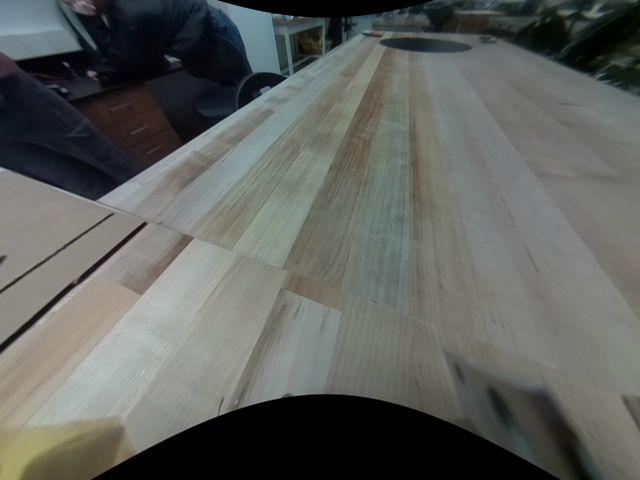
#> input picture src/robot_pkg/src/vision/assets/circle/img_0.png, 640 x 480 px
$ python wye_detector_lib.py ../assets/circle/img_0.png
#> lines starting #> are read from the running program, lines starting #| are printed output that depends on the picture; after the words box and inside, x2 and y2 are one past the last pixel; in counts of white or black regions, pixels touching at a corner belong together
#!/usr/bin/env python

import os
import sys
import cv2
import numpy as np
from matplotlib import pyplot as plt

def m_syms(m):
    """
    returns all the square symmetries of a matrix
    """
    mt = np.transpose(m)
    ret = [m]
    for i in range(3):
        m = np.rot90(m)
        ret += [m]
    ret += [mt]
    for i in range(3):
        mt = np.rot90(mt)
        ret += [mt]

    return ret

def detect_junctions(img):
    """
    This function detects junctions in skeletonized binary images
    """
    kernels = [
        # .+.
        # .++
        # .+.
        m_syms(np.array([
            [-1, 1,-1],
            [-1, 1, 1],
            [-1, 1,-1]
        ], np.int8)),
        # ..+
        # .+.
        # +.+
        m_syms(np.array([
            [-1,-1, 1],
            [-1, 1,-1],
            [ 1,-1, 1]
        ], np.int8)),
        # .+.
        # .++
        # +..
        m_syms(np.array([
            [-1, 1,-1],
            [-1, 1, 1],
            [ 1,-1,-1]
        ], np.int8)),
        # +..
        # .++
        # +..
        m_syms(np.array([
            [ 1,-1,-1],
            [-1, 1, 1],
            [ 1,-1,-1]
        ], np.int8)),
    ]

    flat_kernels = [x for y in kernels for x in y]

    found = np.zeros(img.shape, np.uint8)
    for k in flat_kernels:
        found = found | cv2.morphologyEx(img, cv2.MORPH_HITMISS, k)
    return found

def laplacian_smoothing(c, n=1, l=1.0):
    """
    This function applies laplacian smoothing to a contour
    """
    for j in range(n):
        smooth = np.copy(c)
        for i in range(len(c)):
            x = (l * c[i][0][0] + c[i-1][0][0] + c[(i+1) % len(c)][0][0])/3.0
            y = (l * c[i][0][1] + c[i-1][0][1] + c[(i+1) % len(c)][0][1])/3.0
            smooth[i,0,:] = [x,y]
        c = smooth
    return c

def detect_wye(img):
    """
    This function computes an image with a pixel set at the largest "wye" detected in the image
    The function returns the binary wye detection image, the threshold image, the smoothed contour,
    and the skeleton images as a tuple
    """
    img = cv2.medianBlur(img, 5)

    h,w = np.shape(img)

    thresh = 255-cv2.adaptiveThreshold(img, 255, cv2.ADAPTIVE_THRESH_GAUSSIAN_C, cv2.THRESH_BINARY, 127, 20)
    thresh = cv2.ellipse(thresh, (w/2, h), (400, 100), 0, 0, 360, (0,0,0), -1)
    thresh = cv2.rectangle(thresh, (0,0), (w, 100), (0,0,0), -1)

    contours, heirarchy = cv2.findContours(thresh, cv2.RETR_TREE, cv2.CHAIN_APPROX_SIMPLE)

    contours = filter(lambda c: len(c) > 50, contours)
    largest = max(contours, key = lambda c: cv2.contourArea(c))

    largest = laplacian_smoothing(largest, n=16)

    skel = np.zeros(img.shape, np.uint8)
    skel = cv2.drawContours(skel, [largest],-1, (255,255,255), -1)
    closed = np.copy(skel)
    skel = cv2.ximgproc.thinning(skel)
    mask = np.zeros(skel.shape, np.uint8)
    mask = cv2.rectangle(mask, (32, 32), (mask.shape[1]-32, mask.shape[0]-32), (255,255,255), -1)
    skel = skel & mask
    # skel_full = np.copy(skel)
    detect = detect_junctions(skel)

    return detect, thresh, closed, skel


if __name__ == "__main__":
    filename = sys.argv[1]
    img = cv2.imread(filename)
#> img is the input picture: shape (480, 640, 3); mean B, G, R 93.6, 97.2, 94.7
    img = cv2.cvtColor(img, cv2.COLOR_BGR2GRAY)
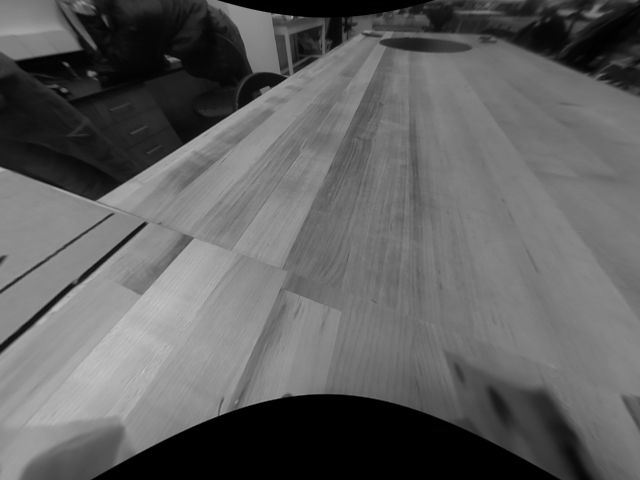
#> img: shape (480, 640); min 0, max 199, mean 96.1

    detect, thresh, closed, skel = detect_wye(img)
#> in detect_wye, `thresh = 255-cv2.adaptiveThreshold(img, 255, cv2.ADAPTIVE_THRESH_GAUSS..`:
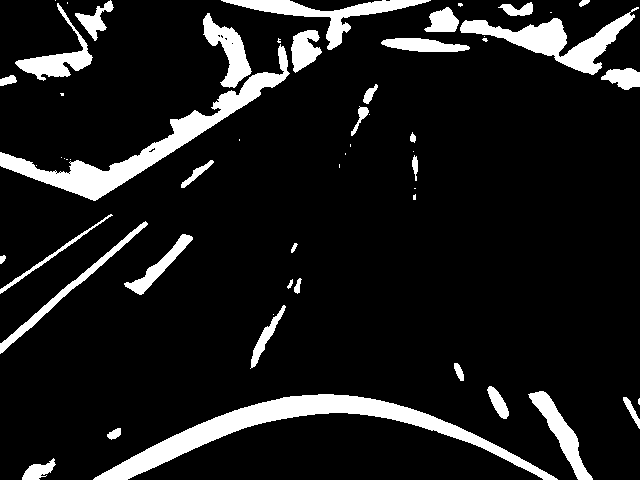
#> thresh: shape (480, 640); 10.9% white; 56 white regions (23 under 20 px), largest, box (x1, y1, x2, y2) and area: (93, 394, 558, 480) 7718, (0, 44, 290, 201) 6127, (460, 7, 639, 75) 3601
#> in detect_wye, `thresh = cv2.rectangle(thresh, (0,0), (w, 100), (0,0,0), -1)`:
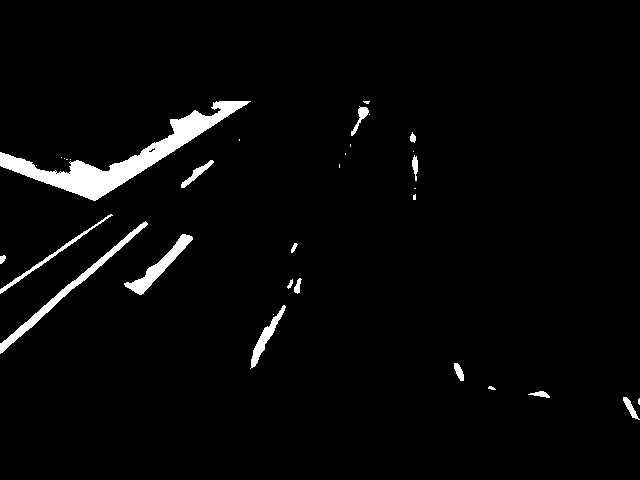
#> thresh: shape (480, 640); 3% white; 33 white regions (16 under 20 px)
#> in detect_wye, `contours, heirarchy = cv2.findContours(thresh, cv2.RETR_TREE, cv2.CHAI..`: contours = 39 contours, 24 with area under 20; largest, box (x1, y1, x2, y2) and area: (0, 101, 251, 201) 4721, (0, 221, 148, 354) 1126, (124, 234, 193, 295) 846, (250, 305, 286, 369) 430, (0, 214, 113, 294) 334
#> in detect_wye, `largest = max(contours, key = lambda c: cv2.contourArea(c))`: largest = contour of 380 points, box (x1, y1, x2, y2) (0, 101, 251, 201), area 4721
#> in detect_wye, `largest = laplacian_smoothing(largest, n=16)`: largest = contour of 380 points, box (x1, y1, x2, y2) (0, 101, 237, 193), area 4440
#> in detect_wye, `skel = cv2.drawContours(skel, [largest],-1, (255,255,255), -1)`:
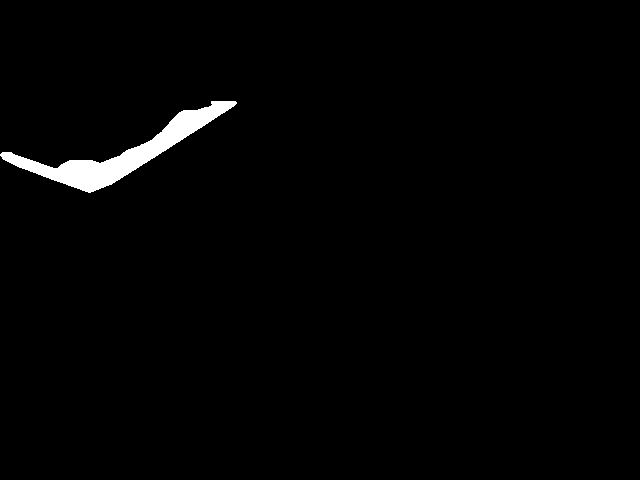
#> skel: shape (480, 640); 1.5% white; 1 white region, box (x1, y1, x2, y2) and area: (0, 101, 237, 193) 4699
#> in detect_wye, `skel = cv2.ximgproc.thinning(skel)`:
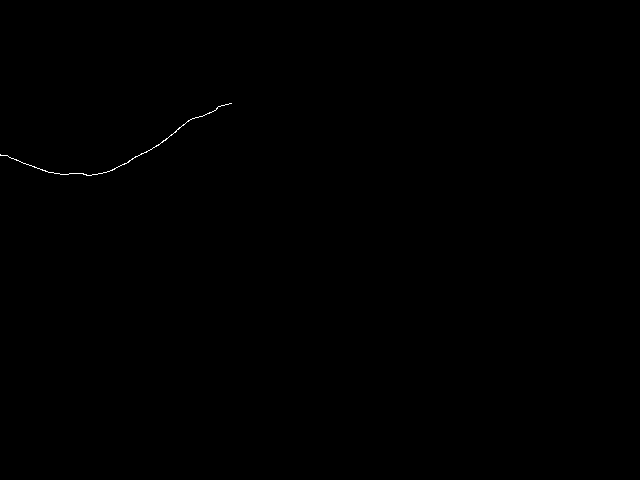
#> skel: shape (480, 640); 0.09% white in thin lines or dots, all inside (x1, y1, x2, y2) = (0, 103, 232, 176)
#> in detect_wye, `skel = skel & mask`: skel: shape (480, 640); 0.07% white in thin lines or dots, all inside (x1, y1, x2, y2) = (32, 103, 232, 176)

    img = cv2.cvtColor(img, cv2.COLOR_GRAY2BGR)
#> img: shape (480, 640, 3)
    # img2 = cv2.cvtColor(img2, cv2.COLOR_GRAY2BGR)
    thresh = cv2.cvtColor(thresh, cv2.COLOR_GRAY2BGR)
#> thresh: shape (480, 640, 3); 3% white; 33 white regions (16 under 20 px), largest, box (x1, y1, x2, y2) and area: (0, 101, 251, 201) 4997, (0, 221, 148, 354) 1279, (124, 234, 193, 295) 924

    # img = cv2.drawContours(img, contours, -1, (0,0,255), 3)
    # img = cv2.drawContours(img, [largest], -1, (0,255,0), 3)

    plt.subplot(2,3,1)
    plt.imshow(img)
    plt.subplot(2,3,2)
    plt.imshow(thresh)
    plt.subplot(2,3,3)
    plt.imshow(closed)
    plt.subplot(2,3,4)
    plt.imshow(skel)
    plt.subplot(2,3,5)
    plt.imshow(detect)
    plt.show()

$ run again, on src/robot_pkg/src/vision/assets/circle/img_2.png
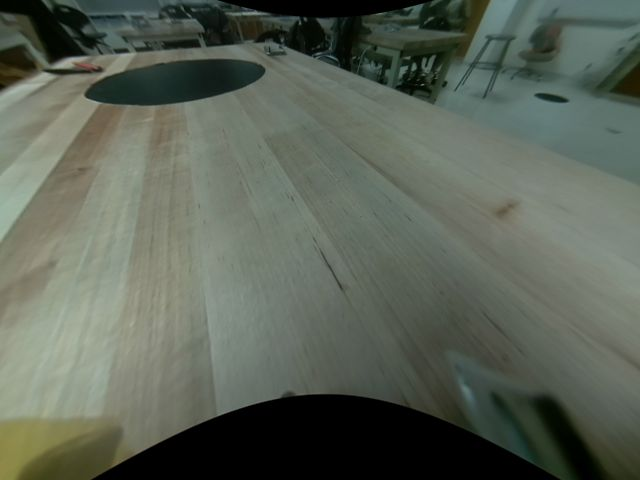
#> input picture src/robot_pkg/src/vision/assets/circle/img_2.png, 640 x 480 px
#> img is the input picture: shape (480, 640, 3); mean B, G, R 86.7, 98.6, 90.8
#> in detect_wye, `thresh = 255-cv2.adaptiveThreshold(img, 255, cv2.ADAPTIVE_THRESH_GAUSS..`:
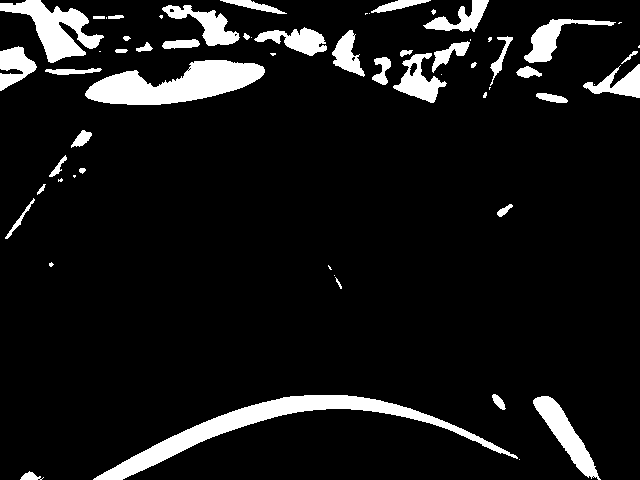
#> thresh: shape (480, 640); 8.8% white; 61 white regions (22 under 20 px), largest, box (x1, y1, x2, y2) and area: (93, 395, 518, 480) 5782, (85, 60, 265, 105) 4752, (0, 0, 104, 63) 2675
#> in detect_wye, `thresh = cv2.rectangle(thresh, (0,0), (w, 100), (0,0,0), -1)`:
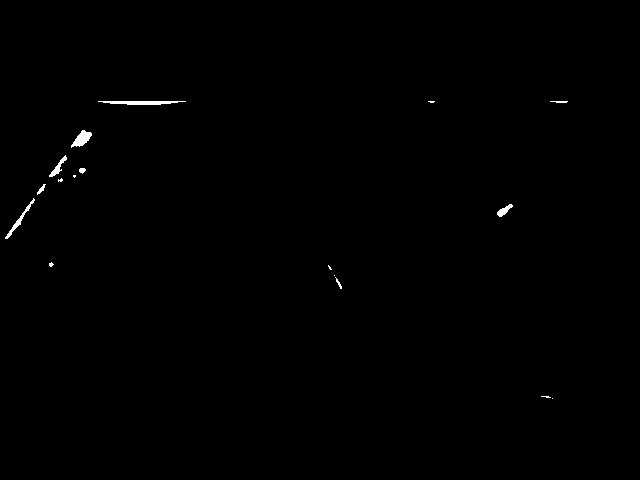
#> thresh: shape (480, 640); 0.33% white; 17 white regions (8 under 20 px)
#> contours = 17 contours, 10 with area under 20; largest, box (x1, y1, x2, y2) and area: (98, 101, 186, 105) 170, (71, 130, 92, 148) 168, (5, 198, 35, 239) 114, (49, 155, 67, 177) 88, (497, 204, 513, 217) 75, (37, 184, 46, 195) 25, (79, 168, 86, 174) 22
#> in detect_wye, `largest = max(contours, key = lambda c: cv2.contourArea(c))`: largest = contour of 51 points, box (x1, y1, x2, y2) (5, 198, 35, 239), area 114
#> in detect_wye, `largest = laplacian_smoothing(largest, n=16)`: largest = contour of 51 points, box (x1, y1, x2, y2) (5, 198, 27, 229), area 46

$ run again, on src/robot_pkg/src/vision/assets/circle/img_4.png
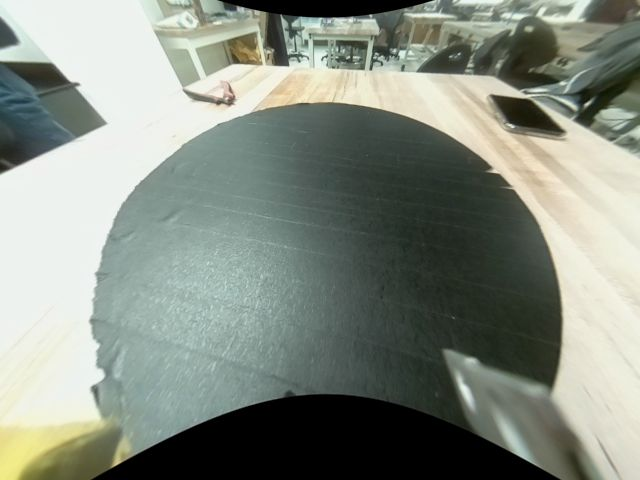
#> input picture src/robot_pkg/src/vision/assets/circle/img_4.png, 640 x 480 px
#> img is the input picture: shape (480, 640, 3); mean B, G, R 129.9, 140.6, 133.3
#> in detect_wye, `thresh = cv2.rectangle(thresh, (0,0), (w, 100), (0,0,0), -1)`:
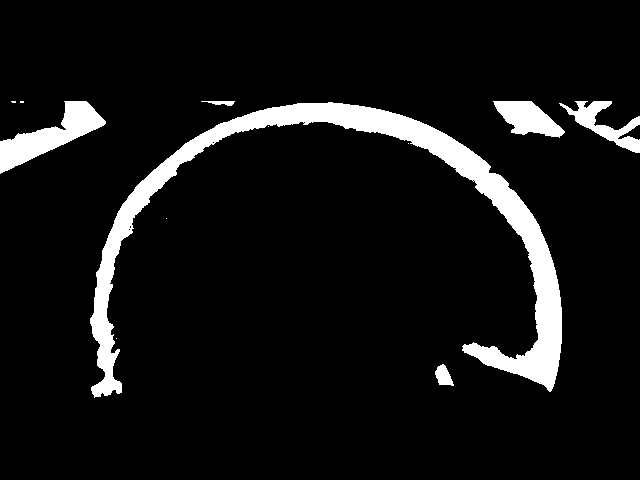
#> thresh: shape (480, 640); 7.9% white; 12 white regions (6 under 20 px)
#> contours = 17 contours, 11 with area under 20; largest, box (x1, y1, x2, y2) and area: (90, 102, 562, 398) 17018, (0, 101, 106, 174) 2757, (493, 101, 565, 138) 1462, (559, 101, 640, 153) 1260, (435, 364, 454, 386) 230, (201, 101, 235, 106) 66
#> in detect_wye, `largest = max(contours, key = lambda c: cv2.contourArea(c))`: largest = contour of 986 points, box (x1, y1, x2, y2) (90, 102, 562, 398), area 17018
#> in detect_wye, `largest = laplacian_smoothing(largest, n=16)`: largest = contour of 986 points, box (x1, y1, x2, y2) (90, 102, 554, 390), area 16842
#> in detect_wye, `skel = cv2.ximgproc.thinning(skel)`:
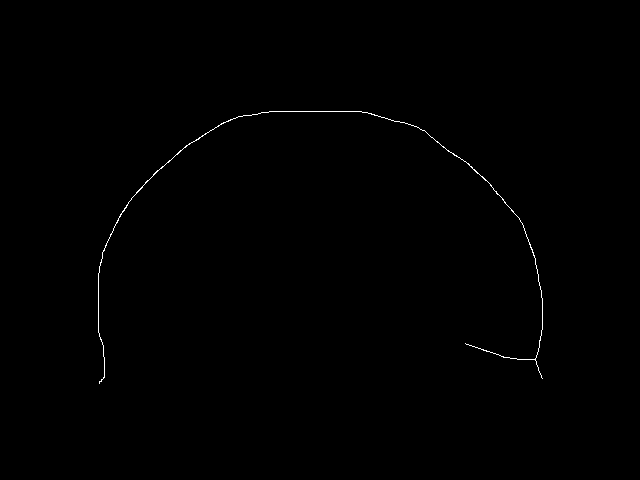
#> skel: shape (480, 640); 0.29% white in thin lines or dots, all inside (x1, y1, x2, y2) = (98, 111, 543, 384)
